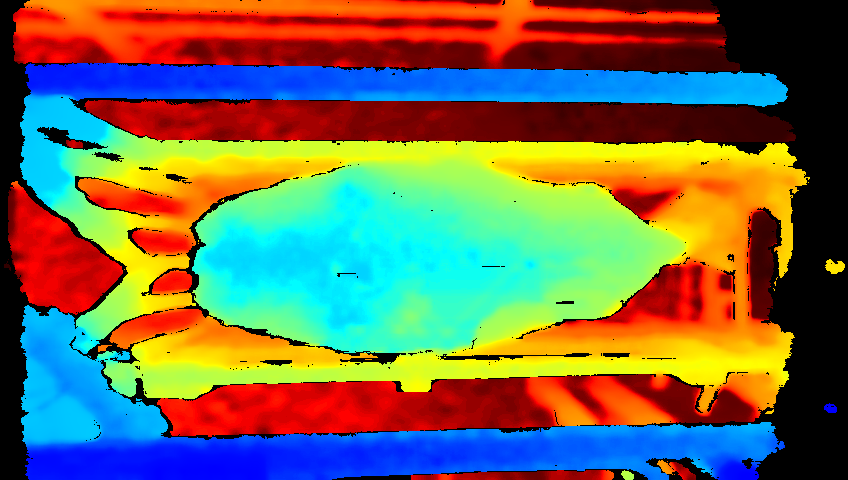
#> input picture _Depth_2021.png, 848 x 480 px
$ jupyter execute --allow-errors 2022MODNUT_dairycow.ipynb
#> lines starting #> are read from the running program, lines starting #| are printed output that depends on the picture; after the words box and inside, x2 and y2 are one past the last pixel; in counts of white or black regions, pixels touching at a corner belong together; long printed decimals are rounded
# **Satellite course: Statistical graphics, interactive visualization, and computer vision in animal science**

#### 10th Workshop on Modelling Nutrient Digestion and Utilization in Farm Animals https://www.modnut2022.com/

**Authors**:
* Gota Morota, Virginia Tech http://morotalab.org/
* Ye Bi, Virginia Tech https://yebigithub.github.io/

**Date**: Wednesday, September 21, 2022

# **Set up the Google Colab environment**

First, we will mount your Google Drive to this notebook so that your code can access your files.

[cell 1]
from google.colab import drive
drive.mount('/content/drive')

Change your working directory. Your code will be able to read and write files in your working directory. Change **/content/drive/MyDrive/Students/Ye/Projects/DairyBCS/Colab** with your working directory.

[cell 2]
import os
os.chdir('/content/drive/MyDrive/Students/Ye/Projects/DairyBCS/Colab')
# os.chdir('/content/drive/MyDrive/Ye/Projects/DairyBCS/Colab')

# **Load Python libraries**

[cell 3]
import sys
from PIL import Image # Python Imaging Library
import matplotlib.pyplot as plt #used to show images
from google.colab.patches import cv2_imshow
import imutils
from scipy import stats # summarize data

import os
import csv
from scipy.spatial import distance as dist
from imutils import perspective
import numpy as np
# import argparse
import cv2
import pandas as pd

Check the versions of the libraries.

[cell 4]
print('Python version:', sys.version)
print('OpenCV version:', cv2.__version__)
print('NumPy version: ', np.__version__)

# **Read a cow image data**

[cell 5]
img = cv2.imread("_Depth_2021.png")
#> img is the input picture: shape (480, 848, 3); mean B, G, R 81.2, 108.7, 113.3

# **Display the image**

There are two functions **cv2_imshow** and **plt.imshow** to display images. However, OpenCV (cv2.imread) represents RGB images in BGR order rather than RGB. Thus, we have to convert the image from BGR to RGB when using the plt.imshow function.

[cell 6]
cv2_imshow(img)
plt.figure(figsize=(15,15))
plt.imshow(cv2.cvtColor(img, cv2.COLOR_BGR2RGB))

# **Size of the image**

The size of the image is 480 (row) x 848 (column). 3 indicates there are three channels (blue, green, and red).

[cell 7]
print(f"Size of the image is {img.shape}")
#| Size of the image is (480, 848, 3)

Note that in images, the coordinate is opposite. It returns (cY, cX), where c denotes a coordiante.

The order of colors is Blue, Green, and Red (BGR). A pixel intensity ranges from 0 to 255.

[cell 8]
# Pixel intensity at (50,200)
print(img[50,200,:])
#| [  0   0 105]

# Pixel intensity at (300,400)
print(img[300,400,:])
#| [206 255  48]

**Problem 1**: What is the pixcel intensity at the element (460, 400)?

# **Convert to the HSV (Hue, Saturation, Value) color scale**

In general, the HSV color scale works well to separate the cow from the background.

[cell 9]
hsv = cv2.cvtColor(img, cv2.COLOR_BGR2HSV)
#> hsv: shape (480, 848, 3); mean H, S, V 38.3, 204.1, 194.7
cv2_imshow(hsv)

The HSV color scale has three channels (hue, saturation, value).

[cell 10]
print(hsv.shape)
#| (480, 848, 3)

We will exract each channel separately. 0 is Hue, 1 is Saturation, and 2 is Value.

[cell 11]
h = hsv[:, :, 0]
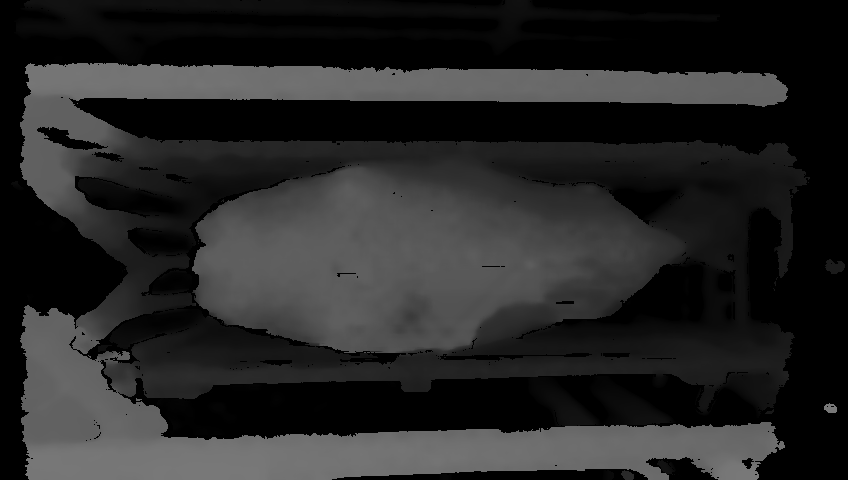
#> h: shape (480, 848); min 0, max 120, mean 38.3
s = hsv[:, :, 1]
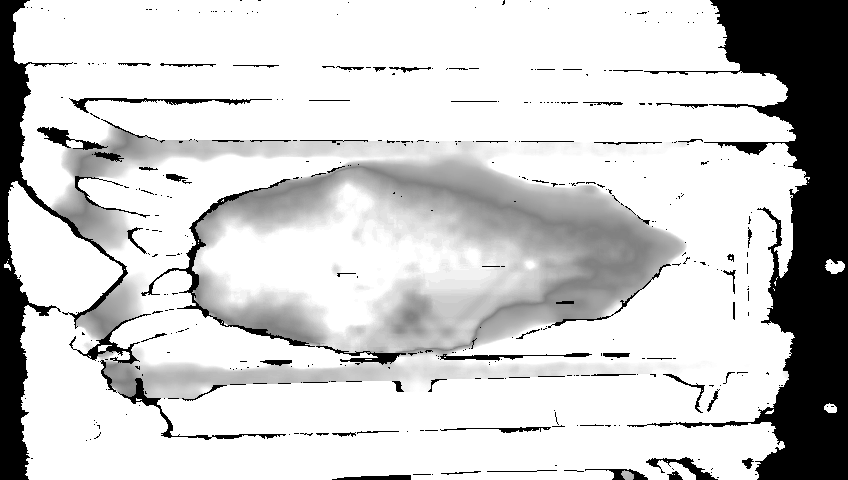
#> s: shape (480, 848); min 0, max 255, mean 204.1
v = hsv[:, :, 2]
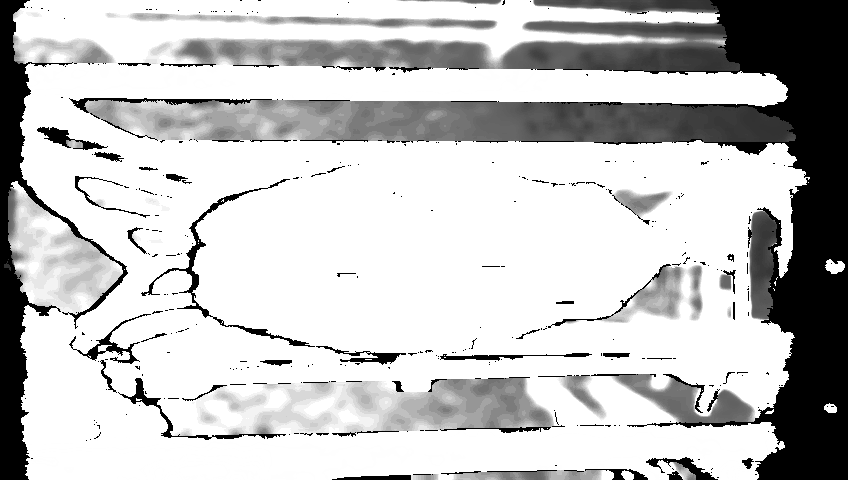
#> v: shape (480, 848); min 0, max 255, mean 194.7
cv2_imshow(h)
cv2_imshow(s)
cv2_imshow(v)

We will use the hue channel for the subsequent analysis.

[cell 12]
print("The average of hue is %.2f" %np.mean(h))
#| The average of hue is 38.30

# **Image thresholding**

We will use the hue of 40 for the threshold.

[cell 13]
thresh = 40
thresh, thresh_img = cv2.threshold(h, thresh, 255, cv2.THRESH_BINARY)
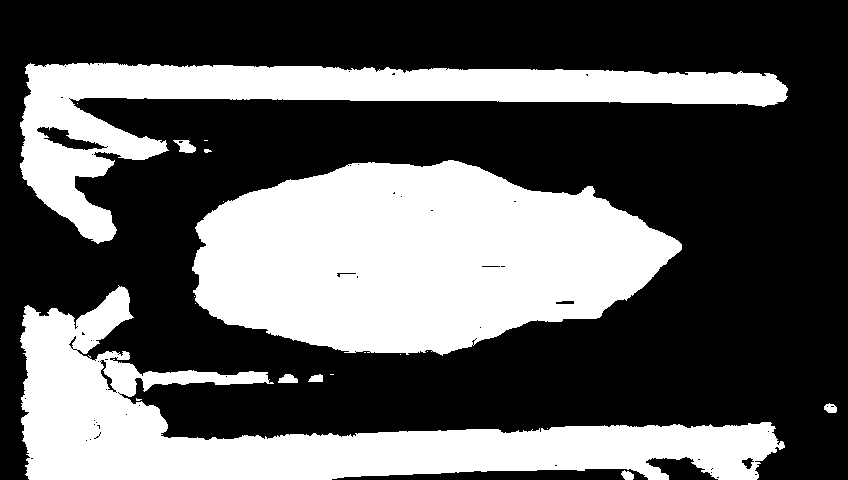
#> thresh_img: shape (480, 848); 37.1% white; 20 white regions (11 under 20 px)
#> thresh = 40
cv2_imshow(thresh_img)
print(f'Threshold is: {thresh}')
#| Threshold is: 40.0

**Problem 2**: Create a variable thresh_img2. Use a different threshold value and see how your thresholding result changes.

# **Find contours in the image**

Because the findContours function will edit (change) the original image, we use thresh_img.copy(). The variable **cnts** stores coordinates of all the shapes. The variable **c** includes the coordinates of the largest shape (area).

Note tha each individual contour returned by the findContours function is a Numpy array of (x,y) coordinates of boundary points of the object, rather than (cY, CX).

[cell 14]
# Find all countours
cnts, _ = cv2.findContours(thresh_img.copy(), cv2.RETR_LIST, cv2.CHAIN_APPROX_SIMPLE)
#> cnts = 95 contours, 80 with area under 20; largest, box (x1, y1, x2, y2) and area: (192, 160, 682, 356) 67862, (20, 285, 785, 480) 46867, (20, 63, 788, 244) 33784, (36, 126, 108, 151) 710, (173, 140, 196, 153) 159
print(f"There are {len(cnts)} countorus (shapes) in total \n")
#| There are 95 countorus (shapes) in total

# Extract the largest area
c = max(cnts, key=cv2.contourArea)
#> c = contour of 567 points, box (x1, y1, x2, y2) (192, 160, 682, 356), area 67862
print("The coordinates of the contour with the largest area is: ", c, "\n")
#> (printed output is left out)
print("The largest area is (number of pixels): ", cv2.contourArea(c))
#| The largest area is (number of pixels):  67862.0

# **Segment the cow and fill the holes**

To segment the cow (the largest area) and fill the holes in the cow image, we will create a mask. A mask is a black image with the size equal to the cow image. Then we draw the contour of the cow on the masked image.

[cell 15]
mask = np.zeros(thresh_img.shape, dtype = thresh_img.dtype)

# Here, -1 fills the inside of the contour.
fill_img = cv2.drawContours(mask, [c], 0, (255), -1)
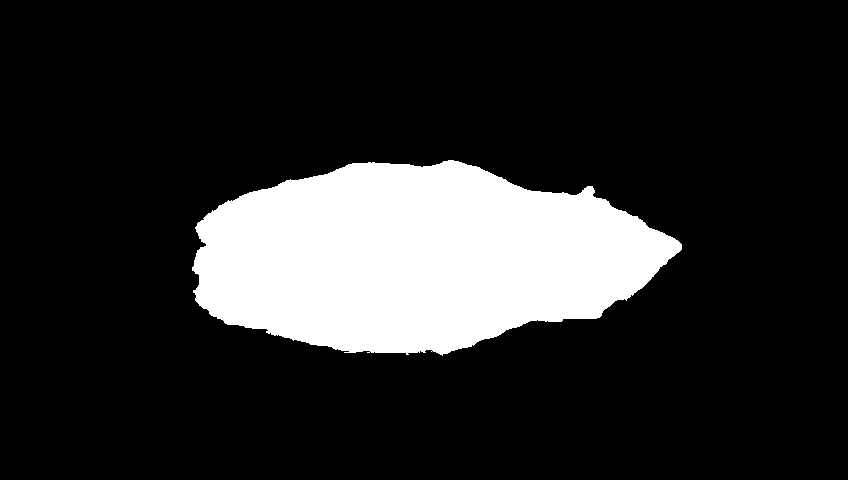
#> fill_img: shape (480, 848); 16.8% white; 1 white region, box (x1, y1, x2, y2) and area: (192, 160, 682, 356) 68432

cv2_imshow(fill_img)

# **Draw contours**

We will convert the segmented binary image into the RGB color space so that we can draw a countour line. We can confirm whether an image with binary or RGB using the **shape** function.

[cell 16]
# Convert the segmented binary image into the RGB color scale
rgb_img = cv2.cvtColor(fill_img, cv2.COLOR_GRAY2RGB)

# fill_img is a binary image
cv2_imshow(fill_img)
print(fill_img.shape)
#| (480, 848)

# rgb_img is an RGB image
cv2_imshow(rgb_img)
print(rgb_img.shape)
#| (480, 848, 3)

Then, we use the cv2.drawContours function to draw countors

* (255,0,255) uses a purple line to draw the contours.
* 3 is the size of the line to draw the contours

[cell 17]
# Draw a countour line on the segmented image
cnts_img_bi=cv2.drawContours(rgb_img.copy(), [c], 0, (255,0,255), 3)
cv2_imshow(cnts_img_bi)

# **Estimate length and width**

We will plot a rectangular bounding box with the smallest rotated area.

* cv2.minAreaRect returns (center(x, y), (width, height), angle of rotation)
* cv2.boxPoints returns the four corners of the rectangle
* np.int0 converts the bounding box floating point values to integer
* (255, 0, 0) is blue

[cell 18]
rect = cv2.minAreaRect(c)
#> rect = ((436.5, 257.2), (195.2, 488.3), -88.41)
print("The output of minAreaRect:", rect)
#| The output of minAreaRect: ((436.522, 257.195), (195.230, 488.312), -88.409)
box = cv2.boxPoints(rect)
#> box = [[677.9, 361.6], [189.8, 348], [195.2, 152.8], [683.3, 166.4]]
print("The output of boxPoints:", box) # (x, y)
#| The output of boxPoints: [[677.8736  361.552]
#|  [189.750 347.993]
#|  [195.1712  152.8381 ]
#|  [683.295 166.397]]

box = np.int0(box)
#> box = [[677, 361], [189, 347], [195, 152], [683, 166]]

area_img = cv2.drawContours(rgb_img.copy(), [box], 0, (255, 0, 0), 3)
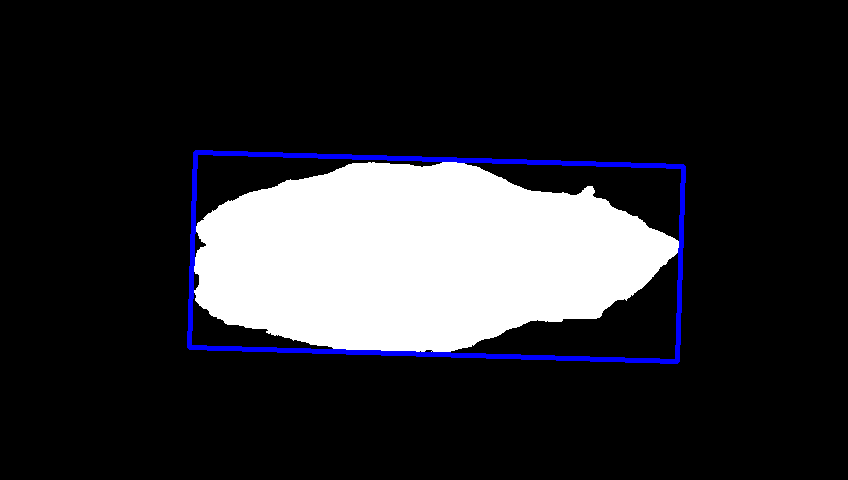
#> area_img: shape (480, 848, 3); mean B, G, R 47, 42.7, 42.7
cv2_imshow(area_img)

We will use the dist.euclidean to calculate length and width.

[cell 19]
(A, B, C, D) = box
#> A = [677, 361]; B = [189, 347]; C = [195, 152]; D = [683, 166]
dA = dist.euclidean(B, C)
#> dA = 195.1
dB = dist.euclidean(A, B)
#> dB = 488.2

print('Length is %.2f' %dA)
#| Length is 195.09
print('Width is %.2f' %dB)
#| Width is 488.20

**Problem 3**: Calculate the distrance between 1) A and D and 2) C and D.

# **Estimate height**

We will apply three methods to estimate the height of the cow.

## 1. Centroid method

We will find the centroid of the cow.

* https://docs.opencv.org/2.4/modules/imgproc/doc/structural_analysis_and_shape_descriptors.html
* https://en.wikipedia.org/wiki/Image_moment
* https://en.wikipedia.org/wiki/Centroid

[cell 20]
M = cv2.moments(c)
#> M = moments, m00 67862, centre m10/m00, m01/m00 = (417.1, 257.4)
row_centroid = int(M["m01"] / M["m00"])
#> row_centroid = 257
col_centroid  = int(M["m10"] / M["m00"])
#> col_centroid = 417
print('The coordinate of the cow centroid is: ', (col_centroid , row_centroid)) # (x, y)
#| The coordinate of the cow centroid is:  (417, 257)

### Read a CSV depth file.

We will visualize the CSV depth file.

#> (a cell that did not finish here is left out)

The size of the CSV depth file is the same as that of the depth image.

#> (a cell that did not finish here is left out)

[cell 23]
plt.figure(figsize=(15,15))
#> (the rest of this cell did not finish here and is left out)

[cell 24]
cv2_imshow(img)

What is the distance of element (50,200)?

[cell 25]
# Pixel intensity at (50,200)
print(img[50,200,:])
#| [  0   0 105]
# Distance at (50,200)
#> (the rest of this cell did not finish here and is left out)

**Problem 4**: What is the distance of element (300, 400)?

We will use the centroid coordinate to extract the height. The distance from the camera to the ground is 3 m.

#> (a cell that did not finish here is left out)

## 2. Average method

### Summary of the distances in the CSV file

We will summarize the distances (values) in the CSV file.

#> (a cell that did not finish here is left out)

### Find the entire coordinates of the cow body

We will obtain the coordinates of the segmented image. The pixel object includes (y, x) information (the origin is the top left).

[cell 28]
cv2_imshow(fill_img)
pixel = np.argwhere(fill_img == 255)
#> pixel = 68432 pairs, first value 160 to 355, second value 192 to 681

print(pixel.shape)
#| (68432, 2)
pixel[0:4,]
#> Out = [[160, 448], [160, 449], [160, 450], [160, 451]]

**Problem 5**: Find the coordinates of the background.

Create a new variable dfcsv_rows including col, row, and distance.

[cell 29]
# Initialization
dfcsv_rows = []
#> (the rest of this cell did not finish here and is left out)

Convert the variable **dfcsv_rows** to a panda data frame.

[cell 30]
df = pd.DataFrame(dfcsv_rows, columns = ['row', 'col', 'dist'])
print(df.shape)
print(df.head())
df.describe()

### Draw a histogram

[cell 31]
# Convert the panda dataframe to the numpy format
ds0 = np.array(df.dist)
fig, axs = plt.subplots(1, 1,
                        figsize =(10, 7),
                        tight_layout = True)

axs.hist(ds0, bins = 50)
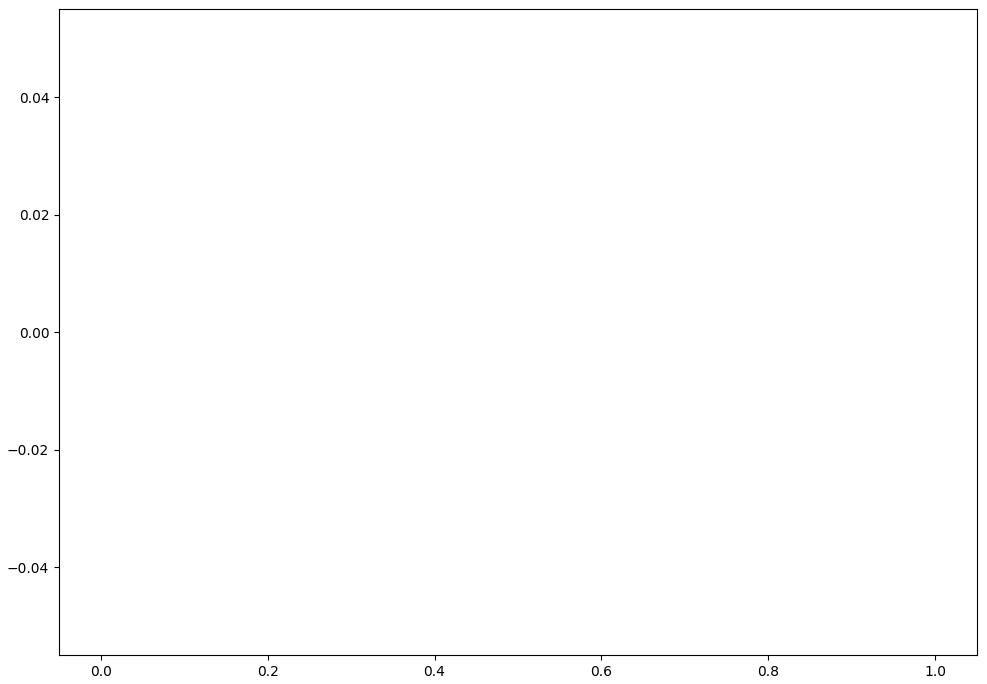
#> figure drawn by matplotlib, 1 panel
